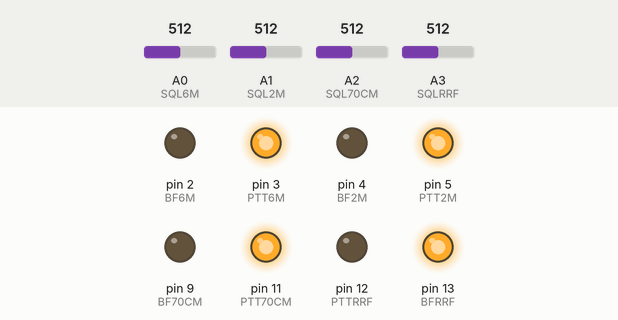
Recording of a sketch running on a simulated Arduino Uno, built with avr-gcc and run on an emulated ATmega328P. On the bench: output pins drawn as LEDs (lit = HIGH). Inputs (shaded band) come from the test bench; at power-on: A3 (SQLRRF) = 512, A2 (SQL70CM) = 512, A1 (SQL2M) = 512, A0 (SQL6M) = 512. Pins used as bus, display or sensor lines are not drawn; what the sketch prints to the serial monitor is not drawn.

Above: at 1.2 s.
1.3 s: A3 (SQLRRF) set to 162
4.3 s: A3 (SQLRRF) set to 135
At 5.0 s:
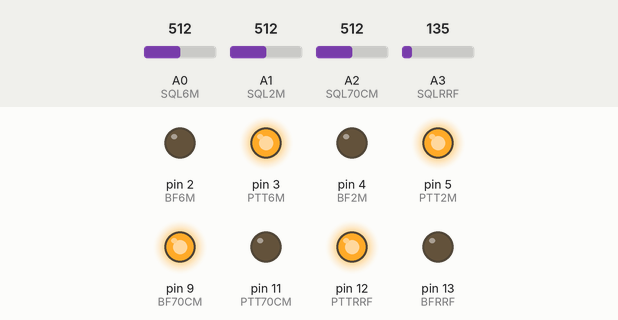
6.2 s: A2 (SQL70CM) set to 140
At 7.3 s:
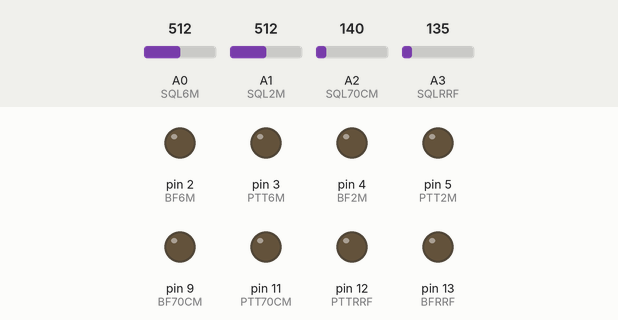
8.0 s: A1 (SQL2M) set to 593
11.0 s: A1 (SQL2M) set to 609
At 12.2 s:
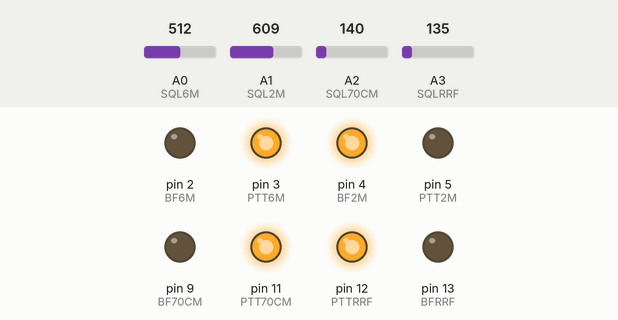
12.5 s: A1 (SQL2M) set to 521
15.5 s: A1 (SQL2M) set to 505
At 16.3 s:
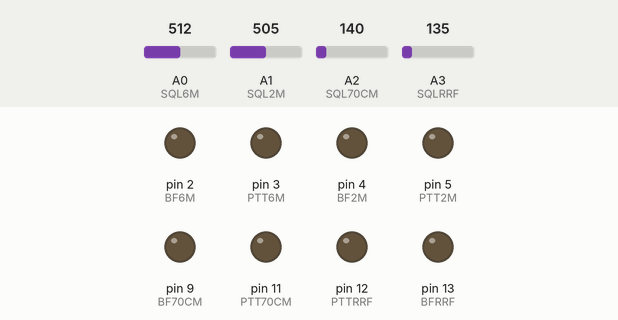
Timing chart, 0 to 18.5 s (numbered marks = the images above; inputs shaded):
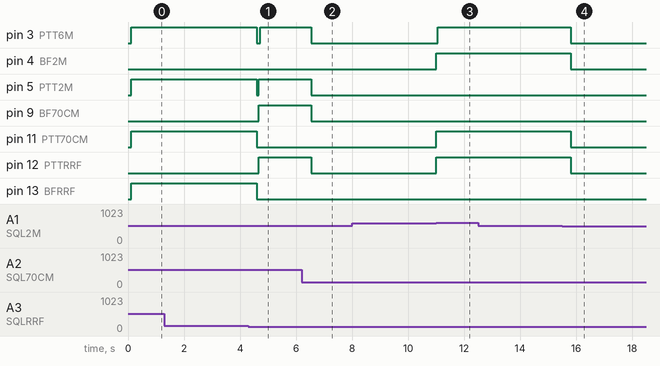

Measured:
- the behaviour switches between 151 and 150 on A3 (SQLRRF) (found by bisection; images 0 and 1)
- the behaviour switches between 599 and 600 on A1 (SQL2M) (found by bisection; images 2 and 3)
- the behaviour switches between 513 and 512 on A1 (SQL2M) (found by bisection; images 3 and 4)
- after the input at 4.3 s, pin 3 (PTT6M): HIGH → LOW after 0.31 s, → HIGH 0.12 s later; pin 5 (PTT2M): HIGH → LOW after 0.31 s, → HIGH 0.06 s later; pin 9 (BF70CM), pin 12 (PTTRRF): LOW → HIGH after 0.37 s; pin 11 (PTT70CM), pin 13 (BFRRF): HIGH → LOW after 0.31 s
- after the input at 6.2 s, pin 3 (PTT6M), pin 5 (PTT2M), pin 9 (BF70CM), pin 12 (PTTRRF): HIGH → LOW after 0.35 s
- after the input at 11.0 s, pin 3 (PTT6M): LOW → HIGH after 0.06 s; pin 4 (BF2M), pin 11 (PTT70CM), pin 12 (PTTRRF): LOW → HIGH at once
- after the input at 15.5 s, pin 3 (PTT6M), pin 4 (BF2M), pin 11 (PTT70CM), pin 12 (PTTRRF): HIGH → LOW after 0.31 s

The sketch:

TranspondeurTribande.ino
```cpp
 /////////////////  DATA PIN CONF ////////////
//  11  2  3  9  4  5   -  6  7  8  10
  byte BF6M=2;
  byte BF2M=4;
  byte BF70CM=9;
  byte BFRRF=13;

  byte PTT6M=3;
  byte PTT2M=5;
  byte PTT70CM=11;
  byte PTTRRF=12;

  byte DATAPLL6M=6;
  byte CLKPLL6M=7;
  byte CSPLL6M=8;

  byte tonepin = 10;


   // ANA In //
  byte SQL6M=0;
  byte SQL2M=1;
  byte SQL70CM=2;
  byte SQLRRF=3;

/////////////////// VARIABLES //////////////
  int RX6m =0;
  int RX2m =0;
  int RX70cm =0;
  int RXRRF =1024;
  int RXANA2M =0;
  int ton = 0;

      ////  Partie PLL 6M ////
  byte TX6M = false; // Flag de passage 6 m en emission
  int  cpt=0;
  byte Etat = true;
  long freqTX = 50537500; // Hz
  long freqRX = 50537500; // Hz
  long FI = 10700000; // Hz
  int buffers; // 16 BITS
  int R;      // 16 BITS
  int M;      // 16 BITS
  int A;      // 16 BITS
  long calc;

      //// VARIABLE
  int TX = 10;
  unsigned long TOTMAX = 420000; // Antie bavard à 7mn 420s
  unsigned long TOT ; // compteur pour faire delta avec millis
  int ABVOIERX = 10; // Anti bavard voies RX

void setup() {

  // Pinout
  Serial.begin(115200);

    pinMode(BF6M, OUTPUT); // 4066 BF 6m
    pinMode(BF2M, OUTPUT); // 4066 BF 2m
    pinMode(BF70CM, OUTPUT); // 4066 BF 70cm
    pinMode(BFRRF, OUTPUT); // 4066 BF RRF

    pinMode(PTTRRF, OUTPUT); // PTT rrf
    pinMode(PTT6M, OUTPUT); // PTT 6m
    pinMode(PTT2M, OUTPUT); // PTT 2m
    pinMode(PTT70CM, OUTPUT); // PTT 70cm

    pinMode (DATAPLL6M, OUTPUT);  // DATA vert
    pinMode (CLKPLL6M, OUTPUT);  // CLK orange
    pinMode (CSPLL6M, OUTPUT);  // blanc CS

//init
    digitalWrite (BF6M, LOW);
    digitalWrite (BF2M, LOW);
    digitalWrite (BF70CM, LOW);
    digitalWrite (BFRRF, LOW);
    digitalWrite (PTT6M, LOW);
    digitalWrite (PTT2M, LOW);
    digitalWrite (PTT70CM, LOW);
 PLLTRX6M();
 Serial.println("init ok");
}

void loop() {
   if (TX==8){
      TOT = millis();  // remet a zero le décallage millis si le a eu un coup d'antie bavard tout en gardant la voie désectivée en RX uniquement
   }
//  Serial.println(TOT);
  RX6m = analogRead (SQL6M);
  delay(1);
  Serial.print("  RX6m=");
  Serial.print(RX6m);
  RX2m = analogRead (SQL2M);
  delay(1);
  Serial.print("  RX2m=");
  Serial.print(RX2m);
  RX70cm = analogRead (SQL70CM);
  delay(1);
  Serial.print("  RX70cm=");
  Serial.print(RX70cm);
  RXRRF = analogRead (SQLRRF);
  delay(1);
  Serial.print("  RXRRF=");
  Serial.print(RXRRF);
  Serial.println("");
  //// SI RX RRF ////
  if (RXRRF >= 300 && RXRRF <=900 && ABVOIERX != 0 && TX != 1 && TX != 2 && TX != 3 ){  // mettre une fourchette pour eviter de bloquer en cas de plantage de l orangePI ou de perte alim 5v
     TX=0;
     Serial.print("RRF");
     TX6M = true ;
     PLLTRX6M();
     digitalWrite (BFRRF, HIGH);  // redirection BF
     digitalWrite (BF6M, LOW);  // redirection BF
     digitalWrite (BF70CM, LOW);  // coupure BF
     digitalWrite (BF2M, LOW);    // coupure BF
     digitalWrite (PTT2M, HIGH);
     digitalWrite (PTT70CM, HIGH);
     digitalWrite (PTT6M, HIGH);
     ton = 587;
  }

  //// SI RX 6M ////
  if (RX6m >= 825 && RX6m <= 1000 && ABVOIERX != 1 && TX != 0 && TX != 2 && TX != 3 ){
     digitalWrite (PTTRRF, HIGH);  // PTT RRF
     TX=1;
     Serial.print("6m");
     digitalWrite (BFRRF, LOW);    // coupure BF
     digitalWrite (BF6M, HIGH);  // redirection BF
     digitalWrite (BF70CM, LOW);  // coupure BF
     digitalWrite (BF2M, LOW);    // coupure BF
     digitalWrite (PTT2M, HIGH);  // passe en emission, detection RRF fait par le systeme
     digitalWrite (PTT70CM, HIGH);// passe en emission, idem
     ton = 783;
     delay(50);
  }
  //// SI RX 2M ////
  if (RX2m >= 600  && ABVOIERX != 2 && TX != 0 && TX != 1 && TX != 3 ){
     digitalWrite (PTTRRF, HIGH);  // PTT RRF
     TX=2;
     Serial.print("2m");
     digitalWrite (BF2M, HIGH);    // redirection BF
     digitalWrite (BF70CM, LOW);   // coupure BF
     digitalWrite (BF6M, LOW);     // coupure BF
     digitalWrite (BFRRF, LOW);    // coupure BF
     digitalWrite (PTT70CM, HIGH); // passe en emission
     TX6M = true ;                 //Idique que c est une emission
     PLLTRX6M();                   // sous programme pour PLL du 6m
     digitalWrite (PTT6M, HIGH);   // passe en emission
     ton = 1174;
     delay(50);
  }

  //// SI RX 70CM ////
  if (RX70cm >= 300 && ABVOIERX != 3 && TX != 0 && TX != 1 && TX != 2 ){
     digitalWrite (PTTRRF, HIGH);  // PTT RRF
     TX=3;
     Serial.print("70cm");
     digitalWrite (BF70CM, HIGH);  // redirection BF
     digitalWrite (BF6M, LOW);     // coupure BF
     digitalWrite (BF2M, LOW);     // coupure BF
     digitalWrite (BFRRF, LOW);    // coupure BF
     digitalWrite (PTT2M, HIGH);
     TX6M = true ;
     PLLTRX6M();
     digitalWrite (PTT6M, HIGH);
     ton = 1567;
     delay(50);
  }

     //// COUPURE ////
   if ((RX70cm <= 300 && TX == 3) || (RX2m <= 512 &&  TX == 2) || (RX6m <= 450 &&  TX == 1) || (RXRRF <= 150 && TX == 0) || (RXANA2M <= 800 && TX == 4) || TX == 10){
     delay (300);
     digitalWrite (BF6M, LOW);     // coupure BF
     digitalWrite (BF2M, LOW);     // coupure BF
     digitalWrite (BF70CM, LOW);   // coupure BF
     digitalWrite (BFRRF, LOW);    // coupure BF
   //  tone(tonepin, ton, 100);
   //  delay (200);
     digitalWrite (PTT2M, LOW);   // coupure PTT
     digitalWrite (PTT70CM, LOW); // coupure PTT
     digitalWrite (PTT6M, LOW);    // coupure PTT
     digitalWrite (PTTRRF, LOW);  // LED eteinte
     if (TX6M == true){ ;
        TX6M = false ;
        PLLTRX6M();
        }
      Serial.println("STOP");
     TX = 9;
   }

   if ((RX70cm <= 300 && ABVOIERX == 3) || (RX2m <= 512 &&  ABVOIERX == 2) || (RX6m <= 450 &&  ABVOIERX == 1) || (RXRRF <= 150 && ABVOIERX == 0) || (RXANA2M <= 800 && ABVOIERX == 4)){
     ABVOIERX = 9;
   }

   if (TX==9){
      TOT = millis();  // remet a zero le décallage millis si le relais n emet pas
   }

   if ((millis() - TOT ) >= TOTMAX){                 // TOT kill TX
     ABVOIERX = TX; // note quel voie est HS
     TX=8; // pour que les autres voies puissent reprendre
     digitalWrite (BF6M, LOW);     // coupure BF
     digitalWrite (BF2M, LOW);     // coupure BF
     digitalWrite (BF70CM, LOW);   // coupure BF
     digitalWrite (BFRRF, LOW);    // coupure BF
     delay (50);
     tone(tonepin, 1760, 50);
     delay (80);
     tone(tonepin, 1174, 50);
     delay (80);
     tone(tonepin, 880, 50);
     delay (80);
     tone(tonepin, 587, 50);
     delay (80);
     tone(tonepin, 440, 50);
     delay (80);
     digitalWrite (PTT2M, LOW);   // coupure PTT
     digitalWrite (PTT70CM, LOW); // coupure PTT
     digitalWrite (PTT6M, LOW);    // coupure PTT
     digitalWrite (PTTRRF, LOW);  // coupure PTT
     if (TX6M == true){ ;
        TX6M = false ;
        PLLTRX6M();
        }
   }
}


//////////////////////////
///// SOUS PROGRAMME /////
//////////////////////////

void PLLTRX6M() {
  if (TX6M != Etat){
    if (TX6M == false){
     digitalWrite (CLKPLL6M, HIGH);
     digitalWrite (CSPLL6M, HIGH);
     calc = (freqRX + FI);
     calc = (calc / 12500);
     delay(1);
     Completpll();
     digitalWrite (CSPLL6M, LOW);
    }
    if (TX6M == true){
     digitalWrite (CLKPLL6M, HIGH);
     digitalWrite (CSPLL6M, HIGH);
     calc = (freqTX / 12500);
     delay(1);
     Completpll();
     digitalWrite (CSPLL6M, LOW);
    }
  }
  delay (1);
  Etat = TX6M;
}

// -----------------------------

void Completpll(){
  //  9 bits  01 1101 1110  M = (Freq / 12500) / xx
  //  7 bits  001 0000 A = (reste de M) * xx
  M = int (calc / 40);          // calcul du registre M
  A = calc % M;         // calcul du registre A

// push datas A
  cpt = 7 ;
//  Serial.print("A= ");
//  Serial.println(A);
  A = A << 4;
  while (cpt >= 1){
    buffers = A;
    buffers = (buffers & 0x400);
    mempll();
    A = A << 1;
    cpt --;
  }

// push datas M
  cpt = 10;
//  Serial.print("M= ");
//  Serial.println(M);
  M = M << 1;
  while (cpt >= 1){
    buffers = M;
    buffers = (buffers & 0x400);
    mempll();
    M= M << 1;
    cpt --;
  }

// push datas A
  R = 0x0100; // 0x0100 pour osc 6.4M et 0x0200 pour 12.8
  cpt = 11 ;
//  Serial.print("R= ");
//  Serial.println(R);
  while (cpt >= 1){
    buffers = R;
    buffers = (buffers & 0x400);
    mempll();
    R = R << 1;
    cpt --;
  }
}

// -----------------------------

void mempll(){ // programme de vidage de la mémoire
  if (buffers==1024){
   digitalWrite (DATAPLL6M, HIGH);
  }
  else{
   digitalWrite (DATAPLL6M, LOW);
  }
    delay(1); digitalWrite (CLKPLL6M, LOW);
    delay(1); digitalWrite (CLKPLL6M, HIGH); // VALIDE les data
}
```
